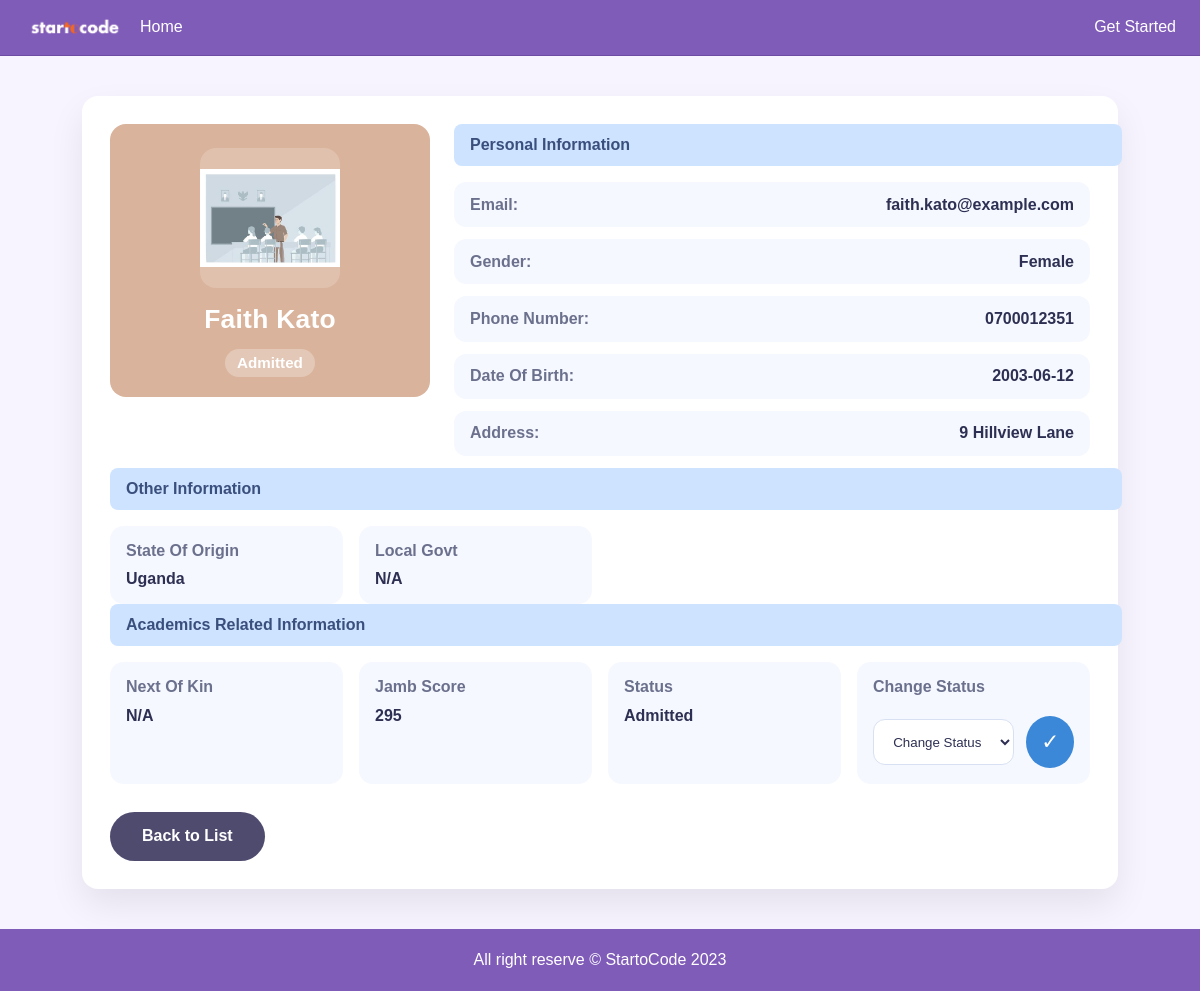
The page /student/7 on the database its author committed.
### tables this page shows
CREATE TABLE students (
    id INTEGER PRIMARY KEY AUTOINCREMENT,
    first_name TEXT NOT NULL,
    last_name TEXT NOT NULL,
    address TEXT NOT NULL,
    email TEXT NOT NULL,
    phone TEXT NOT NULL,
    date_of_birth TEXT NOT NULL,
    gender TEXT NOT NULL,
    country TEXT NOT NULL,
    course TEXT NOT NULL,
    image_name TEXT NOT NULL,
    jamb_score TEXT,
    admission_status TEXT DEFAULT 'undecided',
    created_at TIMESTAMP DEFAULT CURRENT_TIMESTAMP
);

### app.py (the view, shortened to what this page needs)
@app.route('/student/<int:student_id>', methods=['GET', 'POST'])
def student_detail(student_id):
    conn = sqlite3.connect(DB_PATH)
    conn.row_factory = sqlite3.Row
    student = conn.execute(
        'SELECT * FROM students WHERE id = ?', (student_id,)
    ).fetchone()
    conn.close()
    if not student:
        flash('Student not found.', 'error')
        return redirect(url_for('success'))
    return render_template('student_detail.html', student=dict(student))

### templates/student_detail.html (shortened to what this page needs)
{% extends "base.html" %}
{% block content %}
<div class="detail-page">
    <div class="detail-card">
        <div class="detail-top">
            <div class="detail-avatar">
                <div class="avatar-frame">
                    <img src="{{ url_for('static', filename='uploads/' ~ student.image_name) }}" alt="{{ student.first_name }} {{ student.last_name }}">
                </div>
                <h2>{{ student.first_name }} {{ student.last_name }}</h2>
                <span class="status-badge">{{ student.admission_status or 'undecided' }}</span>
            </div>
            <div class="detail-summary">
                <div class="section-heading">Personal Information</div>
                <div class="info-row"><span>Email:</span><strong>{{ student.email }}</strong></div>
                <div class="info-row"><span>Gender:</span><strong>{{ student.gender }}</strong></div>
                <div class="info-row"><span>Phone Number:</span><strong>{{ student.phone }}</strong></div>
                <div class="info-row"><span>Date Of Birth:</span><strong>{{ student.date_of_birth }}</strong></div>
                <div class="info-row"><span>Address:</span><strong>{{ student.address }}</strong></div>
            </div>
        </div>
        <div class="detail-section">
            <div class="section-heading">Other Information</div>
            <div class="info-grid">
                <div class="info-block">
                    <span>State Of Origin</span>
                    <strong>{{ student.country }}</strong>
                </div>
                <div class="info-block">
                    <span>Local Govt</span>
                    <strong>N/A</strong>
                </div>
            </div>
        </div>
        <div class="detail-section">
            <div class="section-heading">Academics Related Information</div>
            <div class="info-grid">
                <div class="info-block">
                    <span>Next Of Kin</span>
                    <strong>N/A</strong>
                </div>
                <div class="info-block">
                    <span>Jamb Score</span>
                    <strong>{{ student.jamb_score or 'N/A' }}</strong>
                </div>
                <div class="info-block">
                    <span>Status</span>
                    <strong>{{ student.admission_status or 'undecided' }}</strong>
                </div>
                <div class="info-block select-block">
                    <form action="{{ url_for('student_detail', student_id=student.id) }}" method="post" class="status-form">
                        <label for="status_change">Change Status</label>
                        <div class="status-action-row">
                            <select id="status_change" name="admission_status" required>
                                <option value="">Change Status</option>
                            </select>
                            <button type="submit" class="status-submit" aria-label="Save status">
                                ✓
                            </button>
                        </div>
                    </form>
                </div>
            </div>
        </div>
        <div class="detail-actions">
            <a class="hero-btn" href="{{ url_for('success') }}">Back to List</a>
        </div>
    </div>
</div>
{% endblock content %}

### static/css/styles.css (style rules this page uses)
body { margin: 0; font-family: Arial, sans-serif; background-color: #f7f4ff; color: #222; display: flex; flex-direction: column; min-height: 100vh; }
.hero-btn { display: inline-block; padding: 0.8rem 1.3rem; border-radius: 999px; background-color: #805cb9; color: #ffffff; text-decoration: none; font-weight: bold; transition: background-color 0.2s ease; }
.submit-btn, .hero-btn { display: inline-block; padding: 0.95rem 2rem; border-radius: 999px; background-color: #4e4b6f; color: #ffffff; text-decoration: none; font-weight: 700; border: none; cursor: pointer; transition: background-color 0.2s ease; }
.detail-page { padding: 2.5rem 1rem; }
.detail-card { max-width: 980px; margin: 0 auto; background: #ffffff; padding: 1.75rem; border-radius: 1rem; box-shadow: 0 16px 35px rgba(0, 0, 0, 0.08); }
.detail-top { display: grid; grid-template-columns: 320px 1fr; gap: 1.5rem; align-items: start; }
.detail-avatar { background: #d9b39b; border-radius: 1rem; padding: 1.5rem 1rem 1.25rem; text-align: center; color: #ffffff; }
.avatar-frame { width: 140px; height: 140px; margin: 0 auto 1rem; border-radius: 1rem; overflow: hidden; background: rgba(255, 255, 255, 0.18); display: flex; align-items: center; justify-content: center; }
.avatar-frame img { width: 100%; height: auto; display: block; }
.detail-avatar h2 { margin: 0 0 0.5rem; font-size: 1.65rem; letter-spacing: 0.01em; }
.status-badge { display: inline-block; margin-top: 0.35rem; padding: 0.35rem 0.75rem; border-radius: 999px; background: rgba(255, 255, 255, 0.28); color: #ffffff; font-weight: 700; font-size: 0.95rem; text-transform: capitalize; }
.detail-summary, .detail-section { margin-top: 0; }
.section-heading { display: inline-block; width: 100%; margin-bottom: 1rem; background: #cde3ff; color: #3b4f7d; padding: 0.75rem 1rem; border-radius: 0.5rem; font-weight: 700; }
.info-row { display: flex; justify-content: space-between; align-items: center; padding: 0.85rem 1rem; background: #f6f8ff; border-radius: 0.75rem; margin-bottom: 0.75rem; }
.info-row span, .info-block span { color: #6b708d; font-weight: 600; }
.info-row strong, .info-block strong { color: #2d3052; font-weight: 700; }
.info-grid { display: grid; grid-template-columns: repeat(4, minmax(0, 1fr)); gap: 1rem; }
.info-block { background: #f6f8ff; padding: 1rem; border-radius: 0.85rem; }
.info-block span { display: block; margin-bottom: 0.65rem; }
.select-block label { display: block; margin-bottom: 0.5rem; color: #6b708d; font-weight: 600; }
.status-form { display: flex; flex-direction: column; gap: 0.75rem; }
.status-action-row { display: flex; gap: 0.75rem; align-items: center; }
.select-block select { flex: 1; width: auto; padding: 0.85rem 0.95rem; border-radius: 0.75rem; border: 1px solid #d8e1f3; background: #ffffff; color: #2d3052; }
.status-submit { display: inline-flex; align-items: center; justify-content: center; width: 52px; height: 52px; border-radius: 50%; background-color: #3c88d8; color: #ffffff; border: none; font-size: 1.35rem; cursor: pointer; transition: background-color 0.2s ease, transform 0.2s ease; }
.detail-actions { margin-top: 1.75rem; text-align: left; }

### rows shown on the page
students: image_name (picture), first_name "Faith", last_name "Kato", admission_status "Admitted", email "faith.kato@example.com", gender "Female", phone "0700012351", date_of_birth "2003-06-12", address "9 Hillview Lane", country "Uganda", jamb_score "295"
